Frame 1 (no input): blank canvas, image omitted
Frame 60 (the mouse pressed at the canvas centre just before this capture): blank canvas, image omitted
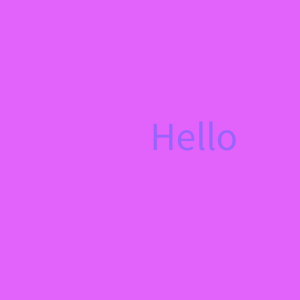
Frame 120 (the mouse held since frame 60 and released just before this capture)

The Processing sketch whose frames 1 and 60 were blank and that drew this single picture after the mouse press (run headless with seeded random() and noise(); from frame 60 on, the mouse is pressed at the canvas centre):

// Processing sketch: week12_3_mouse
// ── week12_3_mouse.pde
void setup()
{
  size(300, 300);
  textSize(40);
}
void draw()
{
  background(#E263FC);
  fill(#9B63FC);
  text("Hello",mouseX, mouseY);
}
